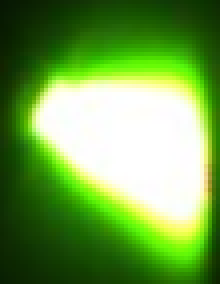
%> input picture 其他/s.png, 55 x 71 px (shown 4 times larger)
$ octave GRNN_regression.m   (GNU Octave 9; MATLAB toolbox functions it lacks are replaced by stand-ins)
%> lines starting %> are read from the running program, lines starting %| are printed output that depends on the picture
clc
clear
% a=imread('p.png');
% b=imread('t.png');
% c=imread('pp.png');
a=imread('s.png');
%> a is the input picture: size 71x55x3 uint8; mean R, G, B 111.5, 161.2, 74.4
b=imread('dst.png');
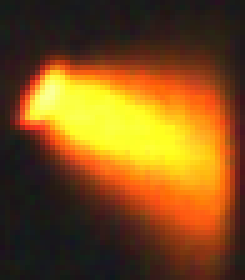
%> input picture 其他/dst.png, 49 x 56 px (shown 5 times larger)
%> b is the input picture: size 56x49x3 uint8; mean R, G, B 125.8, 80.7, 26.9
c=imread('s.png');

figure;
subplot(2,2,1);
imshow(a);

subplot(2,2,2);
imshow(b);

subplot(2,2,3);
imshow(c);

[m,n,k]=size(b);
%> m = 56; n = 49; k = 3
a=imresize(a,[m,n]);
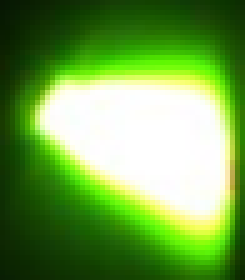
%> a: size 56x49x3 uint8 (shown 5 times larger); mean R, G, B 111.4, 161.2, 74.4
b=imresize(b,[m,n]);
c=imresize(c,[m,n]);

p_a=[m*n,3];
%> p_a = [2744 3]
t_b=[m*n,3];
%> t_b = [2744 3]
p_test_c=[m*n,3];
%> p_test_c = [2744 3]
im_show=zeros(m,n,3);
%按行拉直 R G B
count=1;
for i=1:m
    for j=1:n
        p_a(count,1)= a(i,j,1); %R
        p_a(count,2)= a(i,j,2);
        p_a(count,3)= a(i,j,3);
        count=count+1;
    end
end
%> after the loop, count = 2745; p_a = 2744 rows, first 12: [7 22 3; 7 24 3; 8 26 3; 9 26 3; 9 28 2; 9 29 1; 10 31 1; 11 33 2; 12 34 2; 13 35 2; 13 37 2; 13 40 2]

count=1;
for i=1:m
    for j=1:n
        t_b(count,1)= b(i,j,1); %R
        t_b(count,2)= b(i,j,2);
        t_b(count,3)= b(i,j,3);
        count=count+1;
    end
end
%> after the loop, t_b = 2744 rows, first 12: [25 27 23; 23 28 23; 25 27 23; 27 23 26; 27 25 25; 28 27 21; 28 26 20; 28 25 26; 26 23 28; 25 23 24; 26 25 20; 27 25 21]

count=1;
for i=1:m
    for j=1:n
        p_test_c(count,1)= c(i,j,1); %R
        p_test_c(count,2)= c(i,j,2);
        p_test_c(count,3)= c(i,j,3);
        count=count+1;
    end
end
%> after the loop, p_test_c has the same summary as p_a


%v=zeros(3,3000);
%> (the run ends here)
